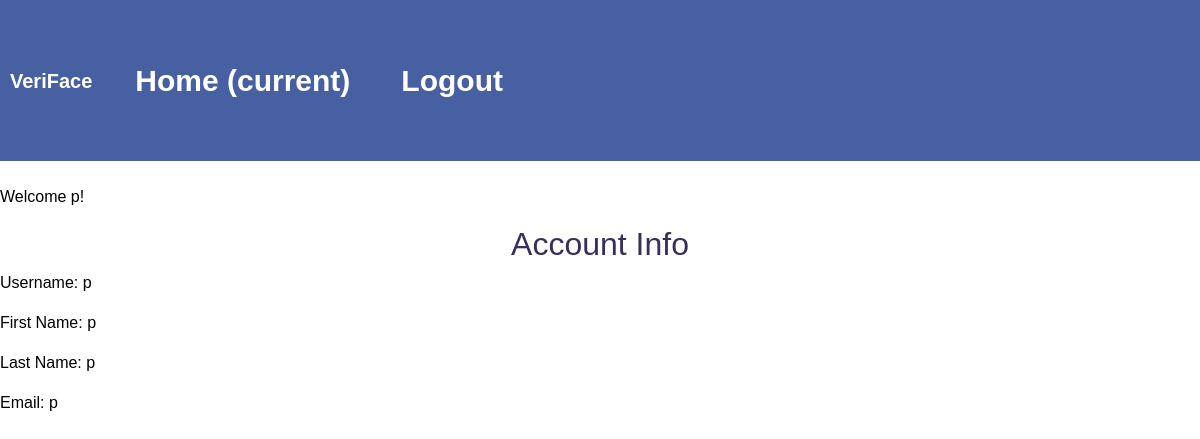
The app's page /index (signed in) with its own data.
### app/models.py (models this page shows, shortened)
class User(db.Model, UserMixin):
    id = db.Column(db.Integer, primary_key=True)
    email = db.Column(db.String(150), unique=True) #maybe check if it ends with @sjsu.edu
    username = db.Column(db.String(32), nullable=False)
    password = db.Column(db.String(32), nullable=False)
    fname = db.Column(db.String(150))
    lname = db.Column(db.String(150))
    file = db.Column(db.String(50), nullable = False)
    data = db.Column(db.LargeBinary, nullable = False)
    picApprove = db.Column(db.Integer)
    roleApprove = db.Column(db.Integer)
    reg_role = db.Column(db.String(32), nullable=False)
    act_role = db.Column(db.String(32), nullable=False)

### app/routes.py (the view)
@myapp_obj.route("/index", methods=['GET', 'POST'])
def index():
    if not current_user.is_authenticated:
        flash("You aren't logged in yet!")
        return redirect('/')
    if current_user.act_role == 'admin':
        return redirect('/admin')
    if current_user.act_role == 'professor' or current_user.act_role == 'staff':
        return redirect('/addEvents')
    form = HomeForm()
    return render_template('index.html', form = form)

### app/models.py (called while the page is built)
@login.user_loader
def load_user(id):
    return User.query.get(int(id))

### app/templates/index.html (shortened to what this page needs)
{% extends "base.html" %}
{% block content %}
<head>
    <link rel="stylesheet" href="{{ url_for('static', filename='css/index.css') }}">
</head>
<nav class="navbar navbar-expand-lg navbar-light">
  <a class="navbar-brand" href="/">VeriFace</a>
  <div class="collapse navbar-collapse" id="navbarNav">
    <ul class="navbar-nav">
      <li class="nav-item active">
        <a class="nav-link" href="/">Home <span class="sr-only">(current)</span></a>
      </li>
      <li class="nav-item">
        <a class="nav-link" href="/logout">Logout</a>
      </li>
    </ul>
  </div>
</nav>
<div class = "boxing">
  <p> Welcome {{current_user.username}}!</p>
</div>
<h2>Account Info</h2>
<div class = "text">
  <p>Username: {{current_user.username}}</p>
  <p>First Name: {{current_user.fname}}</p>
  <p>Last Name: {{current_user.lname}}</p>
  <p>Email: {{current_user.email}}</p>
</div>
{% endblock %}

### app/static/css/index.css (style rules this page uses)
body { font-family: Arial, sans-serif; background-color: #ffffff; color: #000000; margin: 0; }
.navbar { text-indent:10px; background-color: #4760A2; padding: 50px 0; font-size: 30px; justify-content: flex-start; color: #D5D2D0; font-weight: bold; text-decoration: none; }
.navbar a { color: white; text-decoration: none; margin-right: 25px; }
h2 { color: #392F5A; font-size: 200%; text-align:center; }

### records on screen
User: username "p", fname "p", lname "p", email "p"
